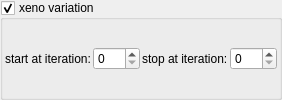
    <widget class="MyGroupBox" name="groupCheck_transf_function_enabledX_false">
     <property name="title">
      <string>xeno variation &amp;</string>
     </property>
     <property name="checkable">
      <bool>true</bool>
     </property>
     <layout class="QVBoxLayout" name="verticalLayout_13" stretch="0">
      <property name="spacing">
       <number>2</number>
      </property>
      <property name="leftMargin">
       <number>2</number>
      </property>
      <property name="topMargin">
       <number>2</number>
      </property>
      <property name="rightMargin">
       <number>2</number>
      </property>
      <property name="bottomMargin">
       <number>2</number>
      </property>
      <item>
       <layout class="QHBoxLayout" name="horizontalLayout_17" stretch="0,1,0,1">
        <item>
         <widget class="QLabel" name="label_98">
          <property name="text">
           <string>start at iteration:</string>
          </property>
         </widget>
        </item>
        <item>
         <widget class="MySpinBox" name="spinboxInt_transf_start_iterations_X">
          <property name="sizePolicy">
           <sizepolicy hsizetype="Minimum" vsizetype="Maximum">
            <horstretch>0</horstretch>
            <verstretch>0</verstretch>
           </sizepolicy>
          </property>
          <property name="minimum">
           <number>0</number>
          </property>
          <property name="maximum">
           <number>999</number>
          </property>
          <property name="value">
           <number>0</number>
          </property>
         </widget>
        </item>
        <item>
         <widget class="QLabel" name="label_70">
          <property name="text">
           <string>stop at iteration:</string>
          </property>
         </widget>
        </item>
        <item>
         <widget class="MySpinBox" name="spinboxInt_transf_stop_iterations_X">
          <property name="sizePolicy">
           <sizepolicy hsizetype="Preferred" vsizetype="Maximum">
            <horstretch>0</horstretch>
            <verstretch>0</verstretch>
           </sizepolicy>
          </property>
          <property name="maximum">
           <number>999</number>
          </property>
         </widget>
        </item>
       </layout>
      </item>
     </layout>
    </widget>
